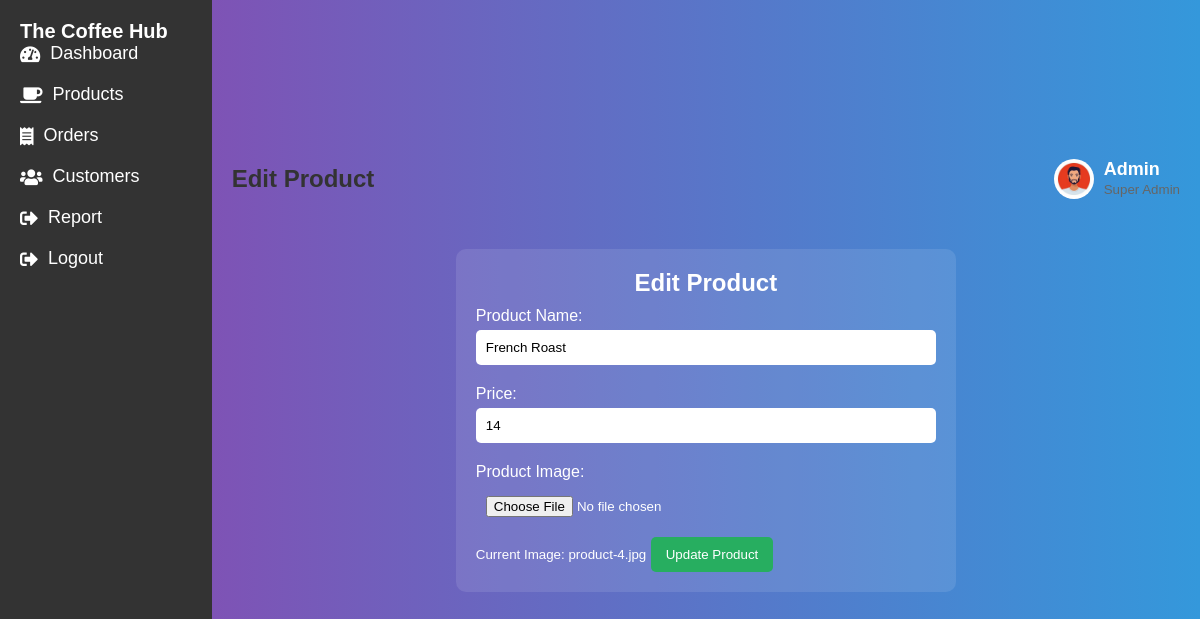
The app's page /edit_product.php?id=4 with its own data.
### tables this page shows
CREATE TABLE IF NOT EXISTS `product` (
  `product_id` int NOT NULL,
  `name` varchar(225) DEFAULT NULL,
  `price` int DEFAULT NULL,
  `image` varchar(25) NOT NULL,
  PRIMARY KEY (`product_id`)
);

### edit_product.php (the view, shortened to what this page needs)
<?php
include 'db_connect.php';
if (isset($_GET['id'])) {
    $product_id = $_GET['id'];
    $sql = "SELECT * FROM product WHERE Product_id = $product_id";
    $result = $conn->query($sql);
    if ($result->num_rows > 0) {
        $row = $result->fetch_assoc();
        $name = $row['name'];
        $price = $row['price'];
        $image = $row['image'];
    } else {
        echo "Product not found.";
        exit();
    }
} else {
    echo "Product ID not provided.";
    exit();
}
?>
<!DOCTYPE html>
<html lang="en">
<head>
    <link rel="stylesheet" href="admin.css">
    <link rel="stylesheet" href="https://cdnjs.cloudflare.com/ajax/libs/font-awesome/5.15.4/css/all.min.css">
</head>
<body>
    <div class="sidebar">
        <h2>The Coffee Hub</h2>
        <ul>
            <li><a href="Dashbord.php"><i class="fas fa-tachometer-alt"></i> Dashboard</a></li>
            <li><a href="products.php" class="active"><i class="fas fa-coffee"></i> Products</a></li>
            <li><a href="orders.php"><i class="fas fa-receipt"></i> Orders</a></li>
            <li><a href="customers.php"><i class="fas fa-users"></i> Customers</a></li>
            <li><a href="report.php"><i class="fas fa-sign-out-alt"></i> Report</a></li>
            <li><a href="logout.php"><i class="fas fa-sign-out-alt"></i> Logout</a></li>
        </ul>
    </div>
    <div class="main-content">
        <header>
            <h2>Edit Product</h2>
            <div class="user-wrapper">
                <img src="admin.jpg" alt="Admin" class="admin-profile">
                <div class="user-info">
                    <h4>Admin</h4>
                    <small>Super Admin</small>
                </div>
            </div>
        </header>
        <main>
            <div class="edit-form">
                <h2>Edit Product</h2>
                <form action="" method="POST" enctype="multipart/form-data">
                    <label for="name">Product Name:</label>
                    <input type="text" id="name" name="name" value="<?php echo $name; ?>" required>
                    <label for="price">Price:</label>
                    <input type="number" id="price" name="price" step="0.01" value="<?php echo $price; ?>" required>
                    <label for="image">Product Image:</label>
                    <input type="file" id="image" name="image">
                    <small>Current Image: <?php echo $image; ?></small>
                    <input type="submit" value="Update Product">
                </form>
            </div>
        </main>
    </div>
</body>
</html>

### admin.css (style rules this page uses)
* { margin: 0; padding: 0; box-sizing: border-box; font-family: 'Poppins', sans-serif; }
body { display: flex; min-height: 100vh; background-color: #f4f7fc; }
.sidebar { width: 250px; height: 100vh; background: #333; padding: 20px; color: #fff; }
.sidebar h2 { font-size: 20px; margin-top: 0; }
.sidebar ul { list-style: none; padding-left: 0; }
.sidebar ul li { margin-bottom: 20px; }
.sidebar ul li a { color: #fff; text-decoration: none; font-size: 18px; display: flex; align-items: center; }
.sidebar ul li a .fas { margin-right: 10px; }
.main-content { width: 100%; padding: 20px; }
header { display: flex; justify-content: space-between; align-items: center; }
header h2 { font-size: 24px; color: #333; }
header .user-wrapper { display: flex; align-items: center; }
header .user-wrapper img { border-radius: 50%; width: 40px; height: 40px; margin-right: 10px; }
header .user-wrapper h4 { margin: 0; font-size: 18px; }
header .user-wrapper small { color: #666; }
body { font-family: Arial, sans-serif; background-color: #f4f4f4; display: flex; justify-content: center; align-items: center; height: 100vh; margin: 0; }

### edit_product.php (style rules this page uses)
body { font-family: Arial, sans-serif; background: linear-gradient(to right, #8e44ad, #3498db); color: white; margin: 0; padding: 0; }
.edit-form { max-width: 500px; margin: 50px auto; padding: 20px; background: rgba(255, 255, 255, 0.1); border-radius: 10px; }
.edit-form h2 { text-align: center; }
.edit-form label { display: block; margin: 10px 0 5px; }
.edit-form input[type="text"], .edit-form input[type="number"], .edit-form input[type="file"] { width: 100%; padding: 10px; margin-bottom: 10px; border: none; border-radius: 5px; }
.edit-form input[type="submit"] { background: #27ae60; color: white; padding: 10px 15px; border: none; cursor: pointer; border-radius: 5px; transition: 0.3s; }

### records on screen
product: name "French Roast", price "14", image "product-4.jpg"
